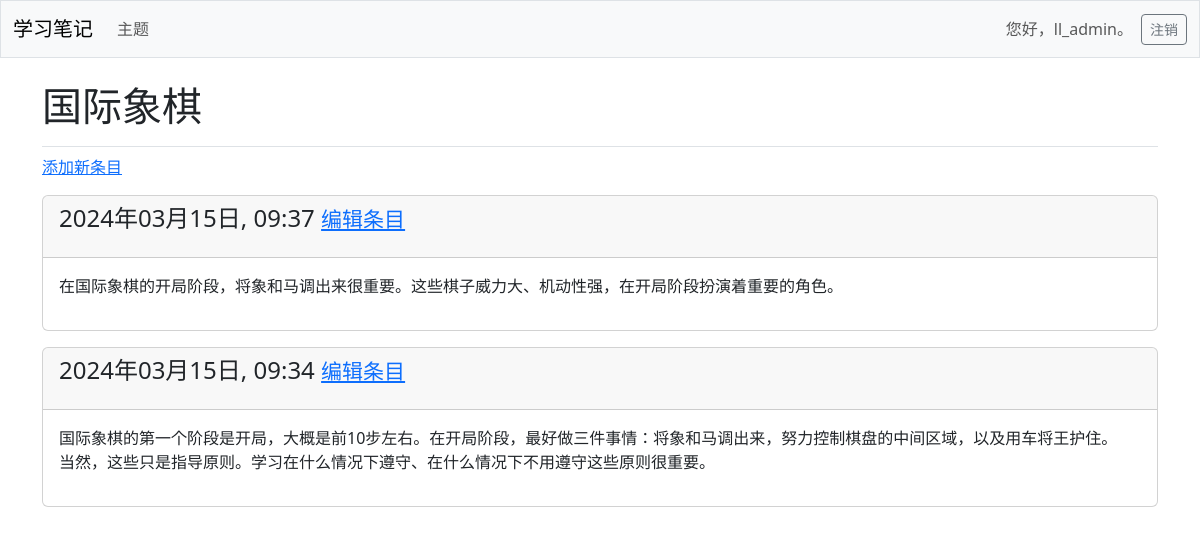
The page /topics/1/ (signed in) on the database its author committed.
### learning_logs/models.py (models this page shows, shortened)
class Topic(models.Model):
    text = models.CharField(max_length=200)
    date_added = models.DateTimeField(auto_now_add=True)
    owner = models.ForeignKey(User, on_delete=models.CASCADE)

class Entry(models.Model):
    topic = models.ForeignKey(Topic, on_delete=models.CASCADE)
    text = models.TextField()
    date_added = models.DateTimeField(auto_now_add=True)
    class Meta:
        verbose_name_plural = 'entries'

### learning_logs/views.py (the view)
# urls.py: path('topics/<int:topic_id>/', views.topic, name='topic'),
@login_required
def topic(request, topic_id):
    topic = Topic.objects.get(id=topic_id)
    if topic.owner != request.user:
        raise Http404
    entries = topic.entry_set.order_by('-date_added')
    context = {'topic': topic, 'entries':entries}
    return render(request, 'learning_logs/topic.html', context)

### learning_logs/templates/learning_logs/topic.html (shortened to what this page needs)
{% extends 'learning_logs/base.html' %}
{% block page_header %}
  <h1>{{ topic.text }}</h1>
{% endblock page_header %}
{% block content %}
  <p>
    <a href="{% url 'learning_logs:new_entry' topic.id %}">添加新条目</a>
  </p>
  {% for entry in entries %}
    <div class="card mb-3">
      <h4 class="card-header">
        {{ entry.date_added|date:'Y年m月d日, H:i' }}
        <small>
          <a href="{% url 'learning_logs:edit_entry' entry.id %}">编辑条目</a>
        </small>
      </h4>
      <div class="card-body">{{ entry.text|linebreaks }}</div>
    </div>
  {% empty %}
    <p>目前这个主题下面还没有条目。</p>
  {% endfor %}
{% endblock content %}

### learning_logs/templates/learning_logs/base.html (shortened to what this page needs)
<!doctype html>
<html lang="en">
<head>
  {% load django_bootstrap5 %}
  {% bootstrap_css %}
</head>
<body>
  <nav class="navbar navbar-expand-md navbar-light bg-light mb-4 border">
    <div class="container-fluid">
      <a class="navbar-brand" href="{% url 'learning_logs:index' %}">
        学习笔记</a>
      <div class="collapse navbar-collapse" id="navbarCollapse">
        <ul class="navbar-nav me-auto mb-2 mb-md-0">
          <li class="nav-item">
            <a class="nav-link" href="{% url 'learning_logs:topics' %}">
              主题
            </a>
          </li>
        </ul>
        <ul class="navbar-nav ms-auto mb-2 mb-md-0">
          {% if user.is_authenticated %}
            <li class="nav-item">
              <span class="navbar-text me-2">您好，{{ user.username }}。
                </span></li>
          {% endif %}
        </ul>
        {% if user.is_authenticated %}
          <form action="{% url 'accounts:logout' %}" method="post">
            <button name="submit" class="btn btn-outline-secondary btn-sm">注销</button>
          </form>
        {% endif %}
      </div>
    </div>
  </nav>
  <main class="container">
    <div class="pb-2 mb-2 border-bottom">
      {% block page_header %}{% endblock page_header %}
    </div>
    <div>
      {% block content %}{% endblock content %}
    </div>
  </main>
</body>
</html>

### rows shown on the page
Topic: text "国际象棋"
Entry: date_added "2024年03月15日, 09:37", text "在国际象棋的开局阶段，将象和马调出来很重要。这些棋子威力大、机动性强，在开局阶段扮演着重要的角色。"
Entry: date_added "2024年03月15日, 09:34", text "国际象棋的第一个阶段是开局，大概是前10步左右。在开局阶段，最好做三件事情：将象和马调出来，努力控制棋盘的中间区域，以及用车将王护住。 当然，这些只是指导原则。学习在什么情况下遵守、在什么情况下不用遵守这些原则很重要。"

### other values the page prints
{{ user.username }} "ll_admin"
